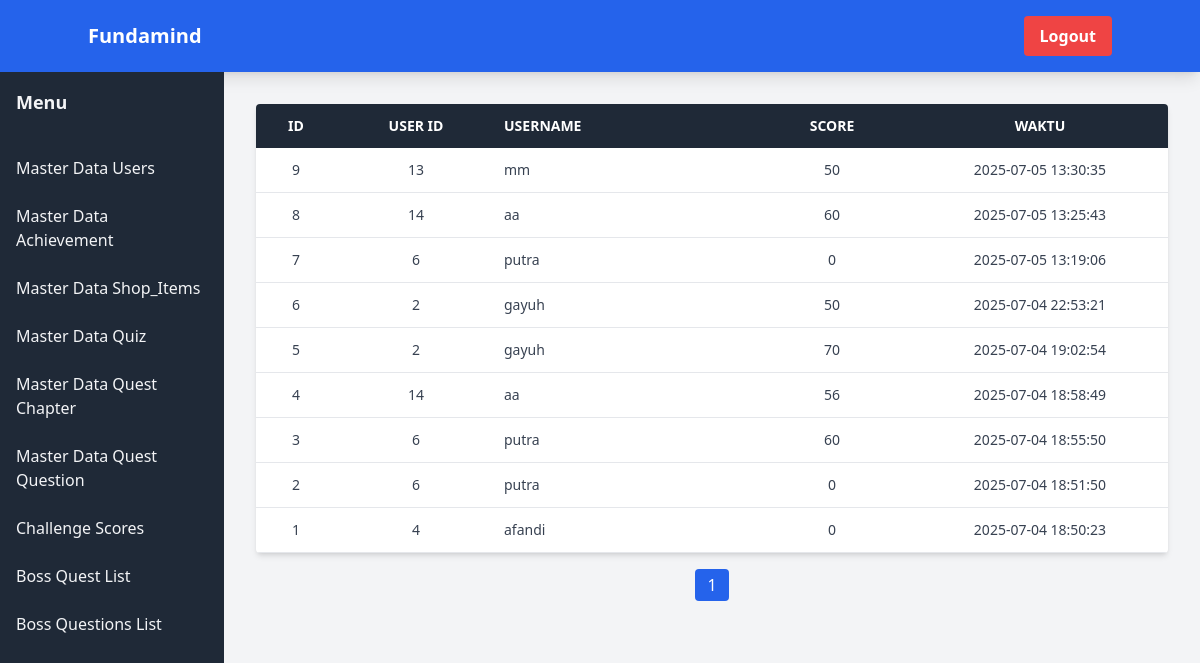
Page /pages/admin/challenge_scores_list.php on the committed database.
### tables this page shows
CREATE TABLE `challenge_scores` (
  `id` int NOT NULL,
  `id_user` int NOT NULL,
  `score` int NOT NULL,
  `waktu` datetime DEFAULT CURRENT_TIMESTAMP
);

CREATE TABLE `users` (
  `id_user` int NOT NULL,
  `username` varchar(50) NOT NULL,
  `password` varchar(255) NOT NULL,
  `avatar` enum('Ellipse_1.png','Ellipse_2.png','Ellipse_3.png','Ellipse_4.png','Ellipse_5.png') DEFAULT 'Ellipse_1.png',
  `bio` text,
  `level` int DEFAULT '1',
  `xp` int DEFAULT '0',
  `xp_next` int DEFAULT '100',
  `coin` int DEFAULT '0'
);

### pages/admin/challenge_scores_list.php (the view, shortened to what this page needs)
<?php
include __DIR__ . '../../db.php';
$perPage = 10;
$page = isset($_GET['page']) ? max(1, intval($_GET['page'])) : 1;
$offset = ($page - 1) * $perPage;
$totalResult = mysqli_query($koneksi, "SELECT COUNT(*) as total FROM challenge_scores");
$totalRows = mysqli_fetch_assoc($totalResult)['total'];
$totalPages = ceil($totalRows / $perPage);
$query = "SELECT cs.id, cs.id_user, u.username, cs.score, cs.waktu
          FROM challenge_scores cs
          LEFT JOIN users u ON cs.id_user = u.id_user
          ORDER BY cs.id DESC
          LIMIT $perPage OFFSET $offset";
$result = mysqli_query($koneksi, $query);
?>
<!DOCTYPE html>
<html lang="id">
<head>
    <script src="https://cdn.tailwindcss.com"></script>
</head>
<body class="bg-gray-100 font-sans leading-normal tracking-normal">
    <?php include 'includes/navbar.php'; ?>
    <div class="flex">
        <?php include 'includes/sidebar.php'; ?>
        <div class="flex-1 p-8">
            <div class="bg-white shadow-md rounded overflow-x-auto">
                <table class="min-w-full table-auto text-sm">
                    <thead class="bg-gray-800 text-white uppercase">
                        <tr>
                            <th class="px-2 py-3 w-10 text-center">ID</th>
                            <th class="px-2 py-3 w-20 text-center">User ID</th>
                            <th class="px-2 py-3 w-32 text-left">Username</th>
                            <th class="px-2 py-3 w-20 text-center">Score</th>
                            <th class="px-2 py-3 w-32 text-center">Waktu</th>
                        </tr>
                    </thead>
                    <tbody class="text-gray-700">
                        <?php while ($row = mysqli_fetch_assoc($result)) : ?>
                            <tr class="border-b hover:bg-gray-50">
                                <td class="px-2 py-3 text-center"><?php echo $row['id']; ?></td>
                                <td class="px-2 py-3 text-center"><?php echo $row['id_user']; ?></td>
                                <td class="px-2 py-3"><?php echo htmlspecialchars($row['username']); ?></td>
                                <td class="px-2 py-3 text-center"><?php echo $row['score']; ?></td>
                                <td class="px-2 py-3 text-center"><?php echo htmlspecialchars($row['waktu']); ?></td>
                            </tr>
                        <?php endwhile; ?>
                    </tbody>
                </table>
            </div>
            <div class="mt-4 flex justify-center space-x-2">
                <?php for ($i = 1; $i <= $totalPages; $i++): ?>
                    <a href="?modul=challenge_scores&fitur=list&page=<?php echo $i; ?>"
                       class="px-3 py-1 rounded <?php echo $i == $page ? 'bg-blue-600 text-white' : 'bg-gray-200 text-gray-700'; ?>">
                        <?php echo $i; ?>
                    </a>
                <?php endfor; ?>
            </div>
        </div>
    </div>
</body>
</html>
</body>
</html>

### rows in the picture
challenge_scores: id "9", id_user "13", id_user.username "mm", score "50", waktu "2025-07-05 13:30:35"
challenge_scores: id "8", id_user "14", id_user.username "aa", score "60", waktu "2025-07-05 13:25:43"
challenge_scores: id "7", id_user "6", id_user.username "putra", score "0", waktu "2025-07-05 13:19:06"
challenge_scores: id "6", id_user "2", id_user.username "gayuh", score "50", waktu "2025-07-04 22:53:21"
challenge_scores: id "5", id_user "2", id_user.username "gayuh", score "70", waktu "2025-07-04 19:02:54"
challenge_scores: id "4", id_user "14", id_user.username "aa", score "56", waktu "2025-07-04 18:58:49"
challenge_scores: id "3", id_user "6", id_user.username "putra", score "60", waktu "2025-07-04 18:55:50"
challenge_scores: id "2", id_user "6", id_user.username "putra", score "0", waktu "2025-07-04 18:51:50"
challenge_scores: id "1", id_user "4", id_user.username "afandi", score "0", waktu "2025-07-04 18:50:23"
